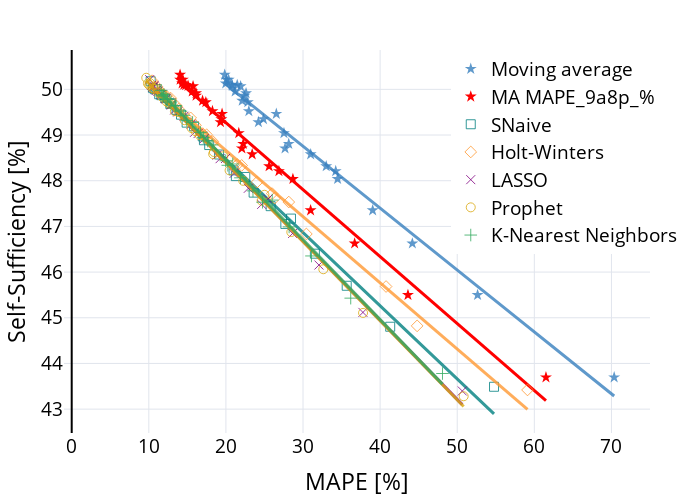

Notebook code for this chart:
### Code cell
def plot_relation(df, xname, xlabel, yname, ylabel, labels, symbols, colors,):
    algos   = list(df.algo.unique())
    xaxis = {'MAPE_%': {'range': [-1, 75]}, 'MASE': {}}
    legends = {'MAPE_%': {'x': 0.66, 'y': 1}, 'MASE': {'x': 0.66, 'y': 0.5}}
    if 'perfect' in algos:
        algos.remove('perfect')

    fig = go.Figure()
    for algo in algos:
        trace = px.scatter(df[df.algo == algo].groupby('index').mean(),
                           x=xname, y=yname, trendline='ols').data
        trace[0].update({'name': labels[algo],
                      'mode': 'markers',
                      'showlegend': True,
                      'marker': {'symbol': symbols[algo], 'size': 9,
                                 'color': colors[algo]}})
        fig.add_trace(trace[0])
        trace[1].update({'name': labels[algo],
                      'mode': 'lines',
                      'showlegend': False,
                      'line': {'color': colors[algo], 'width': 3}})
        fig.add_trace(trace[1])
        if algo == 'ma':
            trace = px.scatter(df[df.algo == algo].groupby('index').mean(),
                               x='MAPE_9a8p_%', y=yname, trendline='ols').data
            trace[0].update({'name': 'MA MAPE_9a8p_%',
                          'mode': 'markers',
                          'showlegend': True,
                          'marker': {'symbol': symbols[algo], 'size': 9,
                                     'color': 'red'}})
            fig.add_trace(trace[0])
            trace[1].update({'name': labels[algo],
                          'mode': 'lines',
                          'showlegend': False,
                          'line': {'color': 'red', 'width': 3}})
            fig.add_trace(trace[1])
    fig.update_layout(
        layout,
        height=500,
        width=700,
        showlegend=True,
        xaxis=xaxis[xname],
        yaxis={'title': ylabel},
        legend=legends[xname])
    fig.update_xaxes({'title': xlabel})
    fig.show()
    return fig
    
fig = plot_relation(metrics, 'MAPE_%', 'MAPE [%]', 'ssuff_%', 'Self-Sufficiency [%]', labels, symbols, colors)

### Figure 1 — Plotly figure (JSON) as saved in the notebook; plotly's stock layout.template omitted (floating-point values rounded to 4 significant figures)
{"data": [{"hovertemplate": "MAPE_%=%{x}<br>ssuff_%=%{y}<extra></extra>", "legendgroup": "", "marker": {"color": "rgba(55, 128, 191, 0.8)", "size": 9, "symbol": "star"}, "mode": "markers", "name": "Moving average", "orientation": "v", "showlegend": true, "type": "scatter", "x": [70.35, 52.64, 44.18, 39.03, 34.48, 34.24, 33.01, 30.99, 27.53, 28.15, 27.67, 24.87, 24.21, 26.54, 22.98, 22.84, 22.11, 22.4, 22.61, 21.91, 21.2, 20.83, 21.47, 20.76, 20.07, 19.98, 20.36, 19.84], "xaxis": "x", "y": [43.7, 45.5, 46.63, 47.35, 48.04, 48.21, 48.32, 48.58, 49.04, 48.81, 48.71, 49.35, 49.28, 49.46, 49.52, 49.72, 49.75, 49.86, 49.92, 50.07, 49.95, 50.08, 50.09, 50.1, 50.21, 50.13, 50.21, 50.32], "yaxis": "y"}, {"hovertemplate": "<b>OLS trendline</b><br>ssuff_% = -0.135447 * MAPE_% + 52.8175<br>R<sup>2</sup>=0.987321<br><br>MAPE_%=%{x}<br>ssuff_%=%{y} <b>(trend)</b><extra></extra>", "legendgroup": "", "line": {"color": "rgba(55, 128, 191, 0.8)", "width": 3}, "marker": {"color": "#4C78A8", "symbol": "circle"}, "mode": "lines", "name": "Moving average", "showlegend": false, "type": "scatter", "x": [19.84, 19.98, 20.07, 20.36, 20.76, 20.83, 21.2, 21.47, 21.91, 22.11, 22.4, 22.61, 22.84, 22.98, 24.21, 24.87, 26.54, 27.53, 27.67, 28.15, 30.99, 33.01, 34.24, 34.48, 39.03, 44.18, 52.64, 70.35], "xaxis": "x", "y": [50.13, 50.11, 50.1, 50.06, 50.01, 50.0, 49.95, 49.91, 49.85, 49.82, 49.78, 49.76, 49.72, 49.71, 49.54, 49.45, 49.22, 49.09, 49.07, 49.0, 48.62, 48.35, 48.18, 48.15, 47.53, 46.83, 45.69, 43.29], "yaxis": "y"}, {"hovertemplate": "MAPE_9a8p_%=%{x}<br>ssuff_%=%{y}<extra></extra>", "legendgroup": "", "marker": {"color": "red", "size": 9, "symbol": "star"}, "mode": "markers", "name": "MA MAPE_9a8p_%", "orientation": "v", "showlegend": true, "type": "scatter", "x": [61.51, 43.61, 36.7, 30.98, 28.69, 26.87, 25.6, 23.41, 21.67, 22.24, 22.07, 19.41, 19.3, 19.5, 18.25, 17.39, 16.97, 16.13, 16.13, 15.74, 15.63, 15.09, 14.79, 14.55, 14.42, 14.32, 14.06, 14.05], "xaxis": "x", "y": [43.7, 45.5, 46.63, 47.35, 48.04, 48.21, 48.32, 48.58, 49.04, 48.81, 48.71, 49.35, 49.28, 49.46, 49.52, 49.72, 49.75, 49.86, 49.92, 50.07, 49.95, 50.08, 50.09, 50.1, 50.21, 50.13, 50.21, 50.32], "yaxis": "y"}, {"hovertemplate": "<b>OLS trendline</b><br>ssuff_% = -0.146535 * MAPE_9a8p_% + 52.2008<br>R<sup>2</sup>=0.988408<br><br>MAPE_9a8p_%=%{x}<br>ssuff_%=%{y} <b>(trend)</b><extra></extra>", "legendgroup": "", "line": {"color": "red", "width": 3}, "marker": {"color": "#4C78A8", "symbol": "circle"}, "mode": "lines", "name": "Moving average", "showlegend": false, "type": "scatter", "x": [14.05, 14.06, 14.32, 14.42, 14.55, 14.79, 15.09, 15.63, 15.74, 16.13, 16.13, 16.97, 17.39, 18.25, 19.3, 19.41, 19.5, 21.67, 22.07, 22.24, 23.41, 25.6, 26.87, 28.69, 30.98, 36.7, 43.61, 61.51], "xaxis": "x", "y": [50.14, 50.14, 50.1, 50.09, 50.07, 50.03, 49.99, 49.91, 49.89, 49.84, 49.84, 49.71, 49.65, 49.53, 49.37, 49.36, 49.34, 49.03, 48.97, 48.94, 48.77, 48.45, 48.26, 48.0, 47.66, 46.82, 45.81, 43.19], "yaxis": "y"}, {"hovertemplate": "MAPE_%=%{x}<br>ssuff_%=%{y}<extra></extra>", "legendgroup": "", "marker": {"color": "rgba(0, 128, 128, 0.8)", "size": 9, "symbol": "square-open"}, "mode": "markers", "name": "SNaive", "orientation": "v", "showlegend": true, "type": "scatter", "x": [54.77, 41.31, 35.66, 31.54, 27.71, 28.44, 25.8, 23.59, 22.51, 21.29, 20.99, 19.11, 17.15, 17.83, 16.99, 15.87, 14.91, 14.18, 13.6, 12.91, 12.79, 12.13, 11.62, 11.35, 10.99, 10.78, 10.53, 10.24], "xaxis": "x", "y": [43.49, 44.8, 45.7, 46.4, 47.05, 47.17, 47.44, 47.74, 48.08, 48.1, 48.23, 48.57, 48.89, 48.78, 48.97, 49.19, 49.27, 49.45, 49.55, 49.7, 49.68, 49.81, 49.87, 49.89, 50.01, 50.0, 50.03, 50.18], "yaxis": "y"}, {"hovertemplate": "<b>OLS trendline</b><br>ssuff_% = -0.160227 * MAPE_% + 51.6728<br>R<sup>2</sup>=0.991054<br><br>MAPE_%=%{x}<br>ssuff_%=%{y} <b>(trend)</b><extra></extra>", "legendgroup": "", "line": {"color": "rgba(0, 128, 128, 0.8)", "width": 3}, "marker": {"color": "#4C78A8", "symbol": "circle"}, "mode": "lines", "name": "SNaive", "showlegend": false, "type": "scatter", "x": [10.24, 10.53, 10.78, 10.99, 11.35, 11.62, 12.13, 12.79, 12.91, 13.6, 14.18, 14.91, 15.87, 16.99, 17.15, 17.83, 19.11, 20.99, 21.29, 22.51, 23.59, 25.8, 27.71, 28.44, 31.54, 35.66, 41.31, 54.77], "xaxis": "x", "y": [50.03, 49.99, 49.95, 49.91, 49.85, 49.81, 49.73, 49.62, 49.6, 49.49, 49.4, 49.28, 49.13, 48.95, 48.92, 48.82, 48.61, 48.31, 48.26, 48.07, 47.89, 47.54, 47.23, 47.12, 46.62, 45.96, 45.05, 42.9], "yaxis": "y"}, {"hovertemplate": "MAPE_%=%{x}<br>ssuff_%=%{y}<extra></extra>", "legendgroup": "", "marker": {"color": "rgba(255, 153, 51, 0.8)", "size": 9, "symbol": "diamond-open"}, "mode": "markers", "name": "Holt-Winters", "orientation": "v", "showlegend": true, "type": "scatter", "x": [59.11, 44.8, 40.77, 30.43, 26.34, 28.15, 26.0, 24.02, 22.04, 21.01, 21.47, 18.31, 16.99, 17.5, 16.05, 15.42, 14.87, 13.86, 13.6, 12.84, 12.83, 12.27, 11.77, 11.55, 11.03, 10.89, 10.76, 10.43], "xaxis": "x", "y": [43.42, 44.82, 45.68, 46.83, 47.62, 47.53, 47.72, 47.97, 48.33, 48.34, 48.35, 48.86, 49.03, 49.01, 49.21, 49.38, 49.38, 49.57, 49.63, 49.81, 49.76, 49.86, 49.92, 49.94, 50.06, 50.04, 50.06, 50.19], "yaxis": "y"}, {"hovertemplate": "<b>OLS trendline</b><br>ssuff_% = -0.144834 * MAPE_% + 51.5577<br>R<sup>2</sup>=0.993545<br><br>MAPE_%=%{x}<br>ssuff_%=%{y} <b>(trend)</b><extra></extra>", "legendgroup": "", "line": {"color": "rgba(255, 153, 51, 0.8)", "width": 3}, "marker": {"color": "#4C78A8", "symbol": "circle"}, "mode": "lines", "name": "Holt-Winters", "showlegend": false, "type": "scatter", "x": [10.43, 10.76, 10.89, 11.03, 11.55, 11.77, 12.27, 12.83, 12.84, 13.6, 13.86, 14.87, 15.42, 16.05, 16.99, 17.5, 18.31, 21.01, 21.47, 22.04, 24.02, 26.0, 26.34, 28.15, 30.43, 40.77, 44.8, 59.11], "xaxis": "x", "y": [50.05, 50.0, 49.98, 49.96, 49.89, 49.85, 49.78, 49.7, 49.7, 49.59, 49.55, 49.4, 49.32, 49.23, 49.1, 49.02, 48.91, 48.51, 48.45, 48.37, 48.08, 47.79, 47.74, 47.48, 47.15, 45.65, 45.07, 43.0], "yaxis": "y"}, {"hovertemplate": "MAPE_%=%{x}<br>ssuff_%=%{y}<extra></extra>", "legendgroup": "", "marker": {"color": "rgba(128, 0, 128, 0.8)", "size": 9, "symbol": "x-thin-open"}, "mode": "markers", "name": "LASSO", "orientation": "v", "showlegend": true, "type": "scatter", "x": [50.66, 37.77, 32.07, 28.65, 24.64, 25.44, 22.9, 21.05, 19.95, 19.24, 18.85, 17.19, 15.93, 16.39, 15.49, 14.58, 13.75, 13.34, 12.91, 12.26, 12.14, 11.62, 11.18, 10.96, 10.69, 10.55, 10.33, 10.11], "xaxis": "x", "y": [43.4, 45.12, 46.15, 46.85, 47.48, 47.6, 47.83, 48.16, 48.49, 48.48, 48.56, 48.92, 49.06, 49.03, 49.24, 49.41, 49.5, 49.55, 49.66, 49.79, 49.8, 49.89, 49.96, 49.97, 50.08, 50.05, 50.08, 50.21], "yaxis": "y"}, {"hovertemplate": "<b>OLS trendline</b><br>ssuff_% = -0.173257 * MAPE_% + 51.8757<br>R<sup>2</sup>=0.996655<br><br>MAPE_%=%{x}<br>ssuff_%=%{y} <b>(trend)</b><extra></extra>", "legendgroup": "", "line": {"color": "rgba(128, 0, 128, 0.8)", "width": 3}, "marker": {"color": "#4C78A8", "symbol": "circle"}, "mode": "lines", "name": "LASSO", "showlegend": false, "type": "scatter", "x": [10.11, 10.33, 10.55, 10.69, 10.96, 11.18, 11.62, 12.14, 12.26, 12.91, 13.34, 13.75, 14.58, 15.49, 15.93, 16.39, 17.19, 18.85, 19.24, 19.95, 21.05, 22.9, 24.64, 25.44, 28.65, 32.07, 37.77, 50.66], "xaxis": "x", "y": [50.12, 50.09, 50.05, 50.02, 49.98, 49.94, 49.86, 49.77, 49.75, 49.64, 49.56, 49.49, 49.35, 49.19, 49.12, 49.04, 48.9, 48.61, 48.54, 48.42, 48.23, 47.91, 47.61, 47.47, 46.91, 46.32, 45.33, 43.1], "yaxis": "y"}, {"hovertemplate": "MAPE_%=%{x}<br>ssuff_%=%{y}<extra></extra>", "legendgroup": "", "marker": {"color": "rgba(219, 169, 17, 0.8)", "size": 9, "symbol": "circle-open"}, "mode": "markers", "name": "Prophet", "orientation": "v", "showlegend": true, "type": "scatter", "x": [50.83, 37.78, 32.63, 28.48, 24.64, 24.99, 22.25, 20.47, 19.66, 18.35, 18.44, 16.6, 15.56, 16.07, 14.66, 13.86, 13.38, 12.67, 12.32, 11.72, 11.71, 11.21, 10.72, 10.52, 10.16, 10.06, 9.886, 9.668], "xaxis": "x", "y": [43.28, 45.11, 46.06, 46.88, 47.56, 47.69, 48.0, 48.23, 48.54, 48.58, 48.63, 49.0, 49.15, 49.08, 49.32, 49.5, 49.52, 49.69, 49.73, 49.9, 49.84, 49.93, 50.01, 50.02, 50.13, 50.1, 50.13, 50.25], "yaxis": "y"}, {"hovertemplate": "<b>OLS trendline</b><br>ssuff_% = -0.173133 * MAPE_% + 51.8585<br>R<sup>2</sup>=0.997550<br><br>MAPE_%=%{x}<br>ssuff_%=%{y} <b>(trend)</b><extra></extra>", "legendgroup": "", "line": {"color": "rgba(219, 169, 17, 0.8)", "width": 3}, "marker": {"color": "#4C78A8", "symbol": "circle"}, "mode": "lines", "name": "Prophet", "showlegend": false, "type": "scatter", "x": [9.668, 9.886, 10.06, 10.16, 10.52, 10.72, 11.21, 11.71, 11.72, 12.32, 12.67, 13.38, 13.86, 14.66, 15.56, 16.07, 16.6, 18.35, 18.44, 19.66, 20.47, 22.25, 24.64, 24.99, 28.48, 32.63, 37.78, 50.83], "xaxis": "x", "y": [50.18, 50.15, 50.12, 50.1, 50.04, 50.0, 49.92, 49.83, 49.83, 49.73, 49.66, 49.54, 49.46, 49.32, 49.16, 49.08, 48.98, 48.68, 48.67, 48.45, 48.31, 48.01, 47.59, 47.53, 46.93, 46.21, 45.32, 43.06], "yaxis": "y"}, {"hovertemplate": "MAPE_%=%{x}<br>ssuff_%=%{y}<extra></extra>", "legendgroup": "", "marker": {"color": "rgba(50, 171, 96, 0.8)", "size": 9, "symbol": "cross-thin-open"}, "mode": "markers", "name": "K-Nearest Neighbors", "orientation": "v", "showlegend": true, "type": "scatter", "x": [48.09, 36.19, 31.1, 28.19, 24.75, 26.0, 23.51, 21.88, 20.88, 20.24, 19.97, 18.21, 17.08, 17.63, 16.7, 15.67, 14.92, 14.55, 14.17, 13.5, 13.4, 12.87, 12.43, 12.22, 11.98, 11.93, 11.73, 11.59], "xaxis": "x", "y": [43.78, 45.43, 46.35, 46.99, 47.53, 47.58, 47.78, 48.06, 48.37, 48.34, 48.44, 48.78, 48.95, 48.87, 49.05, 49.27, 49.32, 49.43, 49.52, 49.64, 49.64, 49.72, 49.78, 49.8, 49.89, 49.85, 49.86, 49.98], "yaxis": "y"}, {"hovertemplate": "<b>OLS trendline</b><br>ssuff_% = -0.174705 * MAPE_% + 51.9495<br>R<sup>2</sup>=0.996748<br><br>MAPE_%=%{x}<br>ssuff_%=%{y} <b>(trend)</b><extra></extra>", "legendgroup": "", "line": {"color": "rgba(50, 171, 96, 0.8)", "width": 3}, "marker": {"color": "#4C78A8", "symbol": "circle"}, "mode": "lines", "name": "K-Nearest Neighbors", "showlegend": false, "type": "scatter", "x": [11.59, 11.73, 11.93, 11.98, 12.22, 12.43, 12.87, 13.4, 13.5, 14.17, 14.55, 14.92, 15.67, 16.7, 17.08, 17.63, 18.21, 19.97, 20.24, 20.88, 21.88, 23.51, 24.75, 26.0, 28.19, 31.1, 36.19, 48.09], "xaxis": "x", "y": [49.92, 49.9, 49.87, 49.86, 49.82, 49.78, 49.7, 49.61, 49.59, 49.47, 49.41, 49.34, 49.21, 49.03, 48.97, 48.87, 48.77, 48.46, 48.41, 48.3, 48.13, 47.84, 47.63, 47.41, 47.02, 46.52, 45.63, 43.55], "yaxis": "y"}], "layout": {"font": {"color": "black", "size": 19}, "height": 500, "legend": {"x": 0.66, "y": 1}, "margin": {"b": 10, "l": 20, "r": 50, "t": 50}, "showlegend": true, "width": 700, "xaxis": {"gridcolor": "#E1E5ED", "range": [-1, 75], "tickfont": {"color": "black"}, "title": {"text": "MAPE [%]"}, "type": "linear", "zerolinecolor": "black", "zerolinewidth": 2}, "yaxis": {"autorange": true, "gridcolor": "#E1E5ED", "range": [42.48, 50.86], "tickfont": {"color": "black"}, "title": {"text": "Self-Sufficiency [%]"}, "type": "linear", "zerolinecolor": "black", "zerolinewidth": 2}}}
